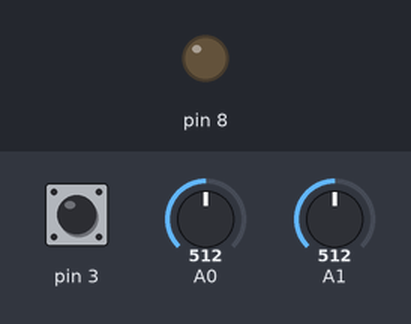
Bench run of a sketch on a simulated Arduino Uno, built with avr-gcc and run on an emulated ATmega328P. Shown: output pins drawn as LEDs (lit = HIGH). The test bench sets the inputs (shaded band); at power-on: pin 3 HIGH, A0 = 512, A1 = 512. What the sketch prints to the serial monitor is not drawn.

Above: at 1.2 s.
1.3 s: pin 3 pulled LOW for 0.15 s
At 2.3 s:
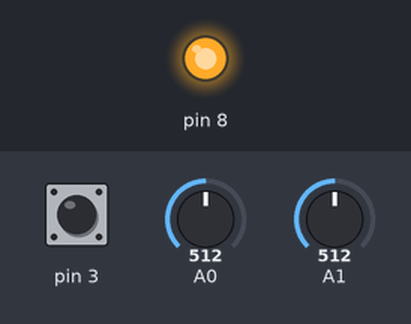
2.9 s: A0 set to 770
4.4 s: A0 set to 789
At 5.6 s:
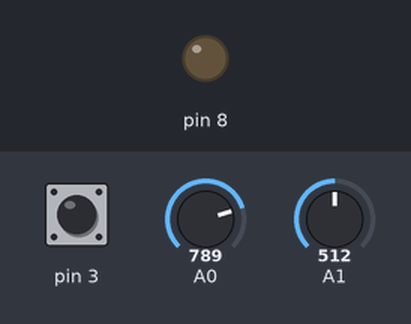
5.9 s: pin 3 pulled LOW for 1 s
At 6.8 s:
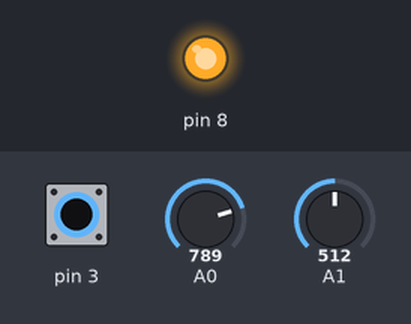
Timing chart, 0 to 8.9 s (numbered marks = the images above; inputs shaded):
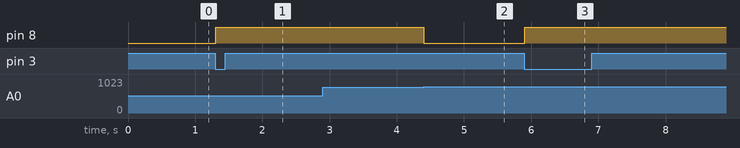

Measured:
- the behaviour switches between 777 and 778 on A0 (found by bisection; images 1 and 2)
- after the input at 1.3 s, pin 8: LOW → HIGH at once
- after the input at 2.9 s, every drawn part: stays the same
- after the input at 4.4 s, pin 8: HIGH → LOW at once
- after the input at 5.9 s, pin 8: LOW → HIGH at once

The sketch:

bpc_arduino.ino
```cpp
// =============================================================================
// bpc_arduino.ino — Blood Pressure Cuff Inflation and Data Acquisition
// =============================================================================
// Controls the automatic blood pressure cuff inflation/deflation sequence
// and streams pressure and oscillometric signal data to MATLAB over serial.
//
// Hardware connections:
//   Pin 3 (INPUT_PULLUP): Pushbutton — reads LOW when pressed to start inflation
//   Pin 8 (OUTPUT):       NPN transistor base — HIGH turns on pump and valve
//   A0:                   INA126P output — overall cuff pressure signal (1–4V = 0–200 mmHg)
//   A1:                   Oscillometric signal output after bandpass filter and amplifier
//
// Sequence:
//   1. Button press (pin 3 LOW) sets started flag and turns on transistor (pin 8 HIGH)
//      activating the air pump and valve to inflate the cuff
//   2. When A0 voltage exceeds 3.8V (~180 mmHg), inflation stops — transistor turned off
//   3. A 5-second delay allows initial pressure transients to settle before sampling begins
//   4. During deflation, both signals are sampled at ~100 Hz (10ms delay per loop)
//      and streamed to MATLAB via serial in CSV format: "elapsed,pressure,oscillometric"
//   5. When A0 voltage drops to ~1.1V (~0 mmHg), deflation is complete and sending stops
//
// Voltage to pressure conversion:
//   INA126P output is calibrated so 1V = 0 mmHg and 4V = 200 mmHg
//   P (mmHg) = 66.67 * (V - 1)
//
// Serial output format (115200 baud, CSV):
//   elapsed_ms, pressure_mmHg, oscillometric_mmHg
// =============================================================================

// =============================================================================
// State Variables
// =============================================================================
bool          started           = false; // True after button press — keeps pump on after button released
unsigned long startTime         = 0;     // Timestamp when deflation began (ms)
bool          deflationStarted  = false; // True once target inflation pressure is reached
bool          sending           = false; // True once 5-second settling delay has passed
unsigned long deflationStartTime = 0;    // Reserved for future use

void setup() {
    Serial.begin(115200); // Must match MATLAB baud rate

    // Pin 3: pushbutton input with internal pull-up — reads HIGH at rest, LOW when pressed
    pinMode(3, INPUT_PULLUP);

    // Pin 8: output to NPN transistor base — controls pump and valve via LM317 regulated 3V supply
    pinMode(8, OUTPUT);
    digitalWrite(8, LOW); // Ensure pump and valve are off at startup
}

void loop() {
    // -------------------------------------------------------------------------
    // Read Pressure Signal from A0
    // INA126P output: 1V = 0 mmHg, 4V = 200 mmHg
    // ADC range: 0–1023 maps to 0–5V
    // -------------------------------------------------------------------------
    int raw = analogRead(A0);
    float voltage = raw * (5.0 / 1023.0); // Convert 10-bit ADC value to voltage (0–5V)

    // -------------------------------------------------------------------------
    // Button Detection — Start Inflation
    // INPUT_PULLUP means pin 3 reads LOW when button is pressed.
    // "started" flag latches true so the pump stays on after the button is released.
    // -------------------------------------------------------------------------
    int state = digitalRead(3);
    if (state == LOW) {
        started = true;
    }

    // -------------------------------------------------------------------------
    // Inflation Stop — Target Pressure Reached
    // When A0 voltage exceeds 3.8V (~180 mmHg), inflation is complete.
    // Transistor is turned off, stopping both pump and valve simultaneously.
    // A 5-second settling delay begins before data streaming starts.
    // -------------------------------------------------------------------------
    if (voltage > 3.8 && !deflationStarted) {
        digitalWrite(8, LOW);   // Turn off transistor — stops pump and opens valve
        started = false;        // Clear inflation latch
        startTime = millis();   // Record deflation start time for elapsed calculation
        deflationStarted = true;
        sending = false;
    } else if (started) {
        digitalWrite(8, HIGH);  // Keep transistor on to continue inflating
    }

    // -------------------------------------------------------------------------
    // 5-Second Settling Delay
    // Wait 5 seconds after reaching target pressure before streaming data.
    // Allows initial pressure transients from the pump stopping to settle
    // so the first samples are clean deflation data.
    // -------------------------------------------------------------------------
    if (deflationStarted && !sending) {
        if (millis() - startTime >= 5000) {
            sending = true;
        }
    }

    // -------------------------------------------------------------------------
    // Data Streaming During Deflation
    // Samples both signals at ~100 Hz (10ms loop delay) and sends CSV over serial.
    // Pressure signal from A0 gives overall cuff pressure.
    // Oscillometric signal from A1 gives filtered arterial pulse signal.
    // Both converted from ADC counts to mmHg using P = 66.67 * (V - 1).
    // Streaming stops when A0 drops to ~1.1V (cuff fully deflated, ~0 mmHg).
    // -------------------------------------------------------------------------
    if (sending) {
        float elapsed = millis() - startTime; // Time since deflation started (ms)

        // Read oscillometric signal from A1 (bandpass filtered + amplified)
        int adcVal_osc = analogRead(A1);

        float voltage_pres = voltage;                          // Pressure signal voltage (from A0)
        float voltage_osc  = adcVal_osc * (5.0 / 1023.0);    // Oscillometric signal voltage (from A1)

        // Convert voltages to pressure in mmHg using linear calibration
        // INA126P calibrated: 1V = 0 mmHg, 4V = 200 mmHg → P = 66.67 * (V - 1)
        float pressure_pres = 66.67 * (voltage_pres - 1);
        float pressure_osc  = 66.67 * (voltage_osc  - 1);

        // Stream CSV line to MATLAB: elapsed_ms, pressure_mmHg, oscillometric_mmHg
        Serial.print(elapsed);
        Serial.print(",");
        Serial.print(pressure_pres);
        Serial.print(",");
        Serial.println(pressure_osc);

        // -------------------------------------------------------------------------
        // Deflation Complete — Stop Streaming
        // When pressure drops to ~1.1V (~7 mmHg), cuff is fully deflated.
        // Reset state flags to allow a new measurement on next button press.
        // -------------------------------------------------------------------------
        if (voltage <= 1.1) {
            float totalTime = (millis() - startTime) / 1000.0; // Total deflation time (s) — for reference
            sending          = false;
            deflationStarted = false;
        }
    }

    delay(10); // 10ms delay between samples → ~100 Hz sampling rate
}
```
